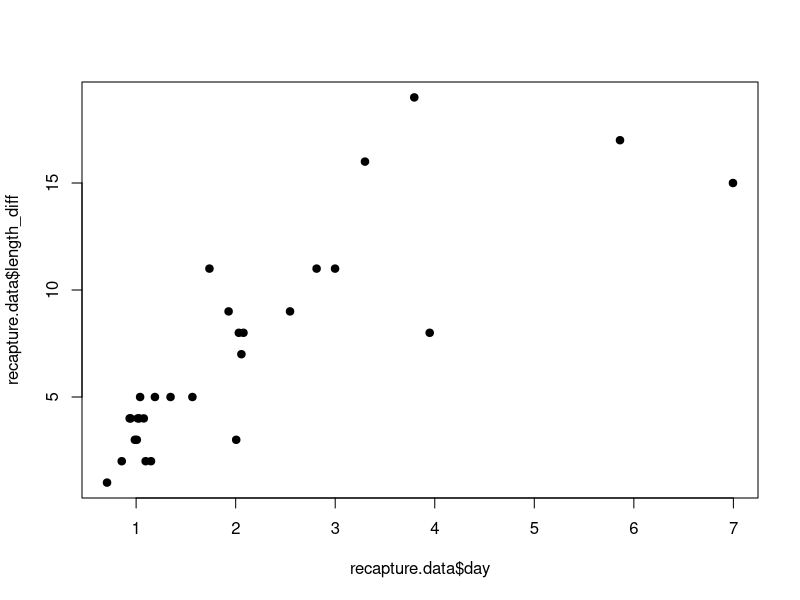
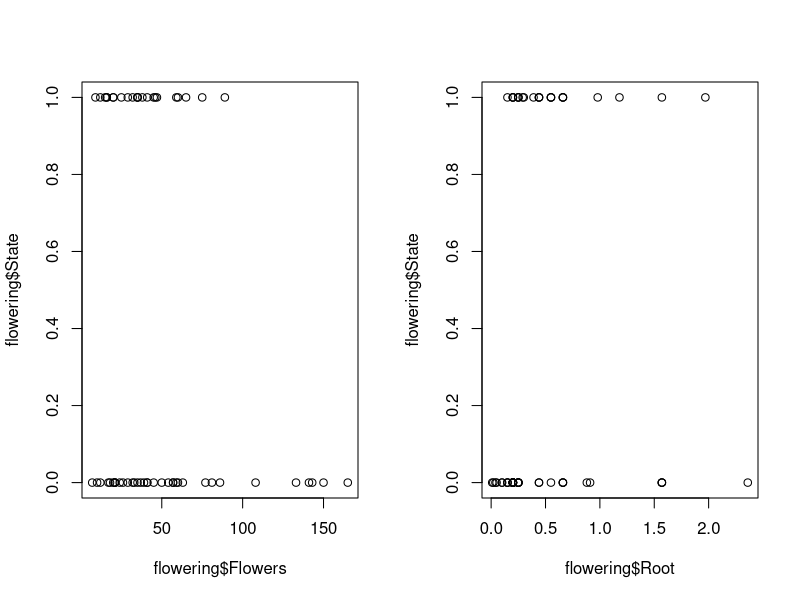
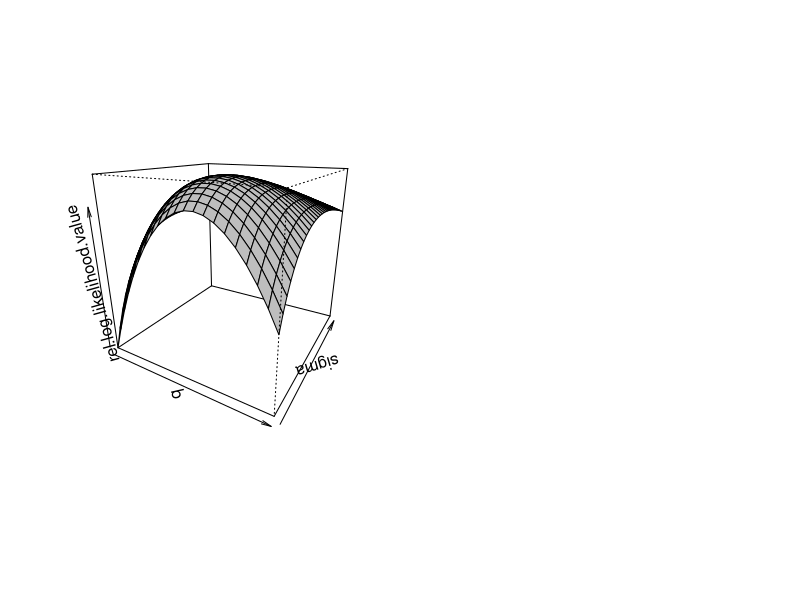

These charts were generated, in order, by the following R code: (Note: this script raises an error after producing the figures.)
recapture.data <- read.csv('recapture.csv',header = T)
plot(recapture.data$day, recapture.data$length_diff, pch=19)
regression.log.likelihood <- function(param, dat){
  #define parameters
  a = param[1]
  b = param[2]
  sigma = param[3]
  
  #define the data
  x <- dat[,1] #explanatory
  y <- dat[,2] #response
  
  #define error term
  error.term <- (y - a - b * x)
  
  #normal pdf
  density <- dnorm(error.term, mean=0, sd=sigma, log = T)
  
  #log likelihood is the sum of the individual log density
  return(sum(density))
}
#check for errors
regression.log.likelihood(c(1,1,1), dat = recapture.data)

#using optim to maximise
#control = list(fnscale=-1) means to maximise
#L-BFGS-B is optimisation algorithm
#hessian matrix provide information about the variance-covariance structure of your parameter estimates
#make sure message is converge
optim(par = c(1,1,1), regression.log.likelihood, method = "L-BFGS-B", lower = c(-1000,-1000,0.0001), upper = c(1000,1000,10000),
      control = list(fnscale=-1), dat= recapture.data, hessian=T)

# THE LOG-LIKELIHOOD FUNCTION FOR M1 WITHOUT AN INTERCEPT
regression.no.intercept.log.likelihood<-function(parm, dat)
{
  # DEFINE THE PARAMETERS
  # NO INTERCEPT THIS TIME
  # NO INTERCEPT THIS TIME
  b<-parm[1]
  sigma<-parm[2]
  # DEFINE THE DATA
  # SAME AS BEFORE
  x<-dat[,1]
  y<-dat[,2]
  # DEFINE THE ERROR TERM, NO INTERCEPT HERE
  error.term<-(y-b*x)
  # REMEMBER THE NORMAL pdf?
  density<-dnorm(error.term, mean=0, sd=sigma, log=T)
  #LOG-LIKELIHOOD IS THE SUM OF DENSITIES
  return(sum(density))
}

M1<-optim(par=c(1,1), regression.no.intercept.log.likelihood,
          dat=recapture.data, method='L-BFGS-B',
          lower=c(-1000,0.0001), upper=c(1000,10000),
          control=list(fnscale=-1), hessian=T)
M2<-optim(par=c(1,1,1), regression.log.likelihood,
          dat=recapture.data, method='L-BFGS-B',
          lower=c(-1000,-1000,0.0001), upper=c(1000,1000,10000),
          control=list(fnscale=-1), hessian=T)
# THE TEST STATISTIC D
D<-2*(M2$value-M1$value)
D
#CRITICAL VALUE
qchisq(0.95, df=1)

flowering <- read.table('flowering.txt', header=T)
names(flowering)
par(mfrow=c(1,2))
plot(flowering$Flowers, flowering$State)
plot (flowering$Root, flowering $State)

#two arguments: parm is a vector of paremeters,
#dat is the input dataset
logistic.log.likelihood <- function(parm, dat){
  #define parameters
  a <- parm[1]
  b <- parm[2]
  c <- parm[3]
  #define response variable
  State <- dat[,1]
  #define explanatory variable
  Flowers <- dat[,2]
  Root <- dat[,3]
  #model success probability
  p <- exp(a+b*Flowers+c*Root) / (1+exp(a+b*Flowers+c*Root))
  #Log-likelihood function
  log.like <- sum(State*log(p)+(1-State)*log(1-p))
  return(log.like)
}
logistic.log.likelihood(c(0,0,0), dat=flowering)
M1 <- optim(par = c(0,0,0),logistic.log.likelihood, dat=flowering, control = list(fnscale=-1))

logistic.log.likelihood.int <- function(parm, dat){
  #define parameters
  a <- parm[1]
  b <- parm[2]
  c <- parm[3]
  d <- parm[4]
  #define response variable
  State <- dat[,1]
  #define explanatory variable
  Flowers <- dat[,2]
  Root <- dat[,3]
  interaction <- dat[,2]*dat[,3]
  #model success probability
  p <- exp(a+b*Flowers+c*Root+d*interaction) / (1+exp(a+b*Flowers+c*Root+d*interaction))
  #Log-likelihood function
  log.like <- sum(State*log(p)+(1-State)*log(1-p))
  return(log.like)
}
M2 <- optim(par = c(0,0,0,0),logistic.log.likelihood.int, dat=flowering, control = list(fnscale=-1))

D <- 2*(M2$value-M1$value)
D #cannot be negative
qchisq(0.95, df=1) #compare d value with chi-square

# DEFINE THE RANGE OF PARAMETERS TO BE PLOTTED
b<-seq(2, 4, 0.1)
sigma<-seq(2, 5, 0.1)
# THE LOG-LIKELIHOOD VALUE IS STORED IN A MATRIX
log.likelihood.value<-matrix(nr=length(b), nc=length(sigma))
# COMPUTE THE LOG-LIKELIHOOD VALUE FOR EACH PAIR OF PARAMETERS
for (i in 1:length(b))
{
  for (j in 1:length(sigma))
  {
    log.likelihood.value[i,j]<-
      regression.no.intercept.log.likelihood(parm=c(b[i],sigma[j]),
                                             dat=recapture.data)
  }
}
# WE ARE INTERESTED IN KNOWING THE RELATIVE LOG-LIKELIHOOD VALUE
# RELATIVE TO THE PEAK (MAXIMUM)
rel.log.likelihood.value<-log.likelihood.value-M1$value
# FUNCTION FOR 3D PLOT
persp(b, sigma, rel.log.likelihood.value, theta=30, phi=20,
      xlab='b', ylab='sigma', zlab='rel.log.likelihood.value',
col='grey')

# CONTOUR PLOT
contour(b, sigma, relative.log.likelihood.value, xlab='b',
        ylab= 'sigma',
        xlim=c(2.5, 3.9), ylim=c(2.0, 4.3),
        levels=c(-1:-5, -10), cex=2)
# DRAW A CROSS TO INDICATE THE MAXIMUM
points(M1$par[1], M1$par[2], pch=3)
#We can, again, draw the -1.92 line (circle) on the contour map
contour.line<-contourLines(b, sigma, rel.log.likelihood.value, levels=-1.92)[[1]]
lines(contour.line$x, contour.line$y, col='red',
      lty=2, lwd=2)










